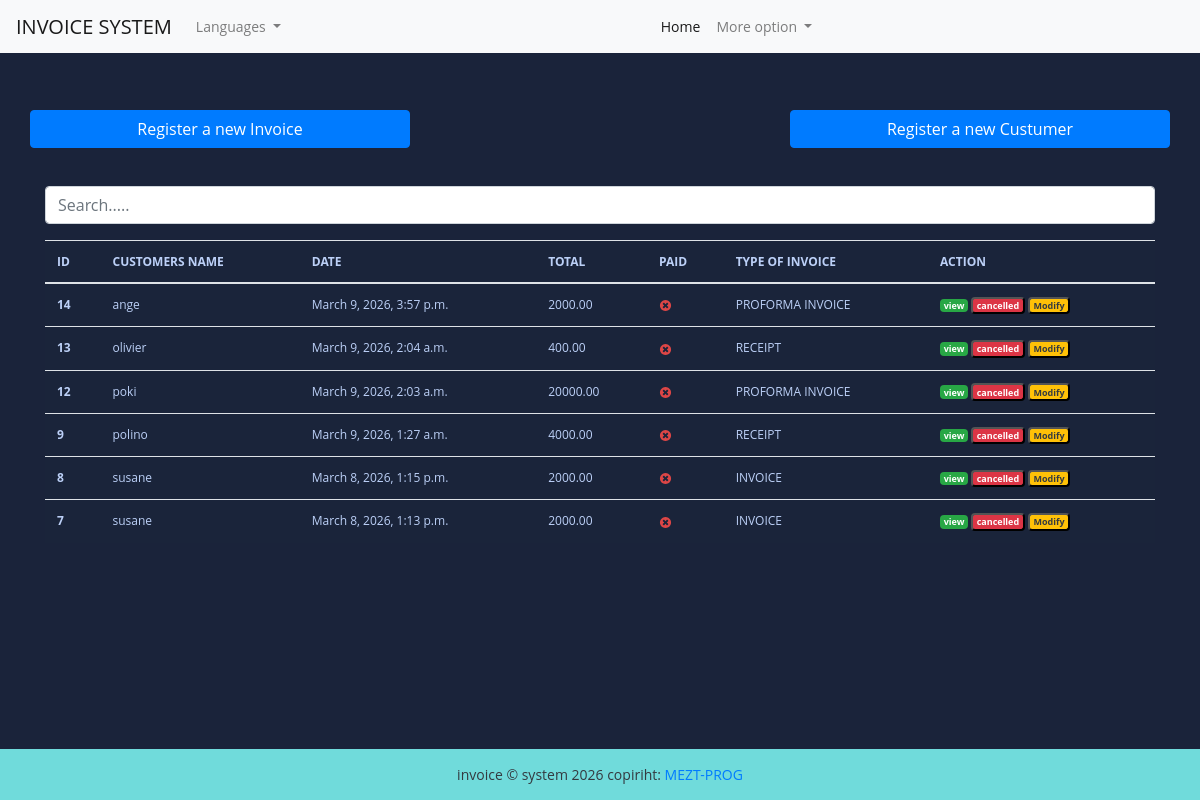
Before: / (signed in) with the older database file.
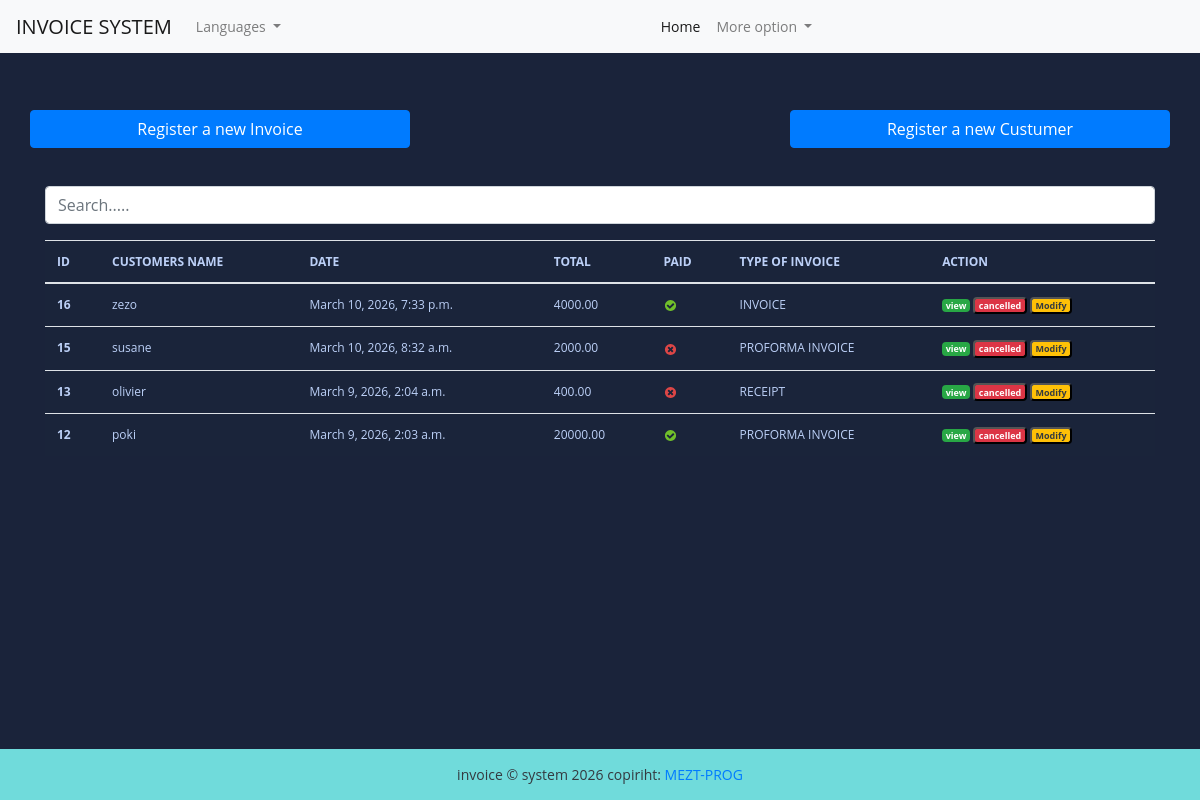
After: the same page with the newer database file.
### fact_app/models.py (models this page shows, shortened)
class Invoice (models.Model):
    INVOICE_TYPE =[
        ('R', 'RECEIPT'),
        ('I', 'INVOICE'),
        ('P', 'PROFORMA INVOICE'),
    ]
    customer = models.ForeignKey(Customer, on_delete=models.PROTECT)
    save_by = models.ForeignKey(User, on_delete=models.PROTECT)
    invoice_date_time = models.DateTimeField(auto_now_add=True)
    total_amount = models.DecimalField(max_digits=100000, decimal_places=3, default= 0)
    last_update_date_time = models.DateTimeField(null=True, blank=True)
    paid = models.BooleanField(default=False)
    is_annuler = models.BooleanField(default=False)
    invoice_type = models.CharField(max_length=1, choices=INVOICE_TYPE)
    comments = models.TextField(blank=True, null=True, max_length=500)
    class Meta:
        verbose_name = "Invoice"
        verbose_name_plural = "Invoices"
    @property
    def get_total_amount(self):
        self.total_amount = sum(article.get_total_price for article in self.articles.all())
        return self.total_amount

class Customer(models.Model):
    SEX_CHOICES = [
        ('M', 'Male'),
        ('F', 'Feminine'),]
    regexEmail = '/^[^\s@]+@[^\s@]+\.[^\s@]+$/'
    regexTelephone = '/^6\d{8}$/'
    name = models.CharField(max_length=100)
    email = models.EmailField()
    phone = models.CharField(max_length=20)
    address = models.CharField(max_length=200)
    sex = models.CharField(max_length=1, choices=SEX_CHOICES)
    age = models.CharField(max_length=12)
    city = models.CharField(max_length=100)
    zipe_code = models.CharField(max_length=18)
    created_date = models.DateTimeField(auto_now_add=True)
    save_by = models.ForeignKey(User, on_delete= models.PROTECT)
    class Meta:
        verbose_name = "Customer"
        verbose_name_plural = "Customers"

class Article(models.Model):
    invoice = models.ForeignKey(Invoice, on_delete=models.CASCADE, related_name='articles')
    product = models.ForeignKey(Product, on_delete=models.PROTECT, related_name='articles')
    quantity = models.PositiveIntegerField(default=1)
    unit_price = models.DecimalField(max_digits=10, decimal_places=2)
    total_price = models.DecimalField(max_digits=10, decimal_places=2)
    class Meta:
        verbose_name = "Article"
        verbose_name_plural = "Articles"
    @property
    def get_total_price(self):
       self.total_price = self.quantity * self.unit_price
       return self.total_price

### fact_app/views.py (the view, shortened to what this page needs)
# urls.py: path('', views.HomeView.as_view(), name='home'),
class HomeView(LoginRequiredSuperuserMixin,View):
    template_name = "index.html"
    def get(self, request, *args, **kwags):
        invoices = Invoice.objects.select_related("customer", "save_by").filter(is_annuler=False).order_by('-invoice_date_time')
        items = pagination(request, invoices)
        context = {"invoices": items}
        return render(request, self.template_name, context)

### fact_app/utils.py (called while the page is built)
def pagination(request, invoices):
        default_page = 1
        page = request.GET.get('page', default_page)
        item_per_page = 10
        paginator = Paginator(invoices,item_per_page)
        try:
            items_page = paginator.page(page)
        except PageNotAnInteger:
            items_page = paginator.page(default_page)
        except EmptyPage:
            items_page = paginator.page(paginator.num_pages)
        return items_page

### templates/index.html (shortened to what this page needs)
{% extends "base.html" %}
{% load static %}
{% load i18n %}
{% block content %}
<br></br>
<div class="row">
   <a href="{% url 'add-invoice' %}" class="btn col-md-4 btn-primary">
      Register a new Invoice
   </a>
   <a href="#" class=" col-md-4 ">
   </a>
   <a href="{% url 'add-customer' %}" class="btn col-md-4 btn-primary">
      Register a new Custumer
   </a>
</div>
<br></br>
<div class="form-group">
   <input id="search" class="form-control" type="text" placeholder="Search.....">
</div>
<div>
   <table class="table table-striped-columns">
      <thead>
         <tr>
            <th scope="col">ID </th>
            <th scope="col">CUSTOMERS NAME</th>
            <th scope="col">DATE</th>
            <th scope="col">TOTAL</th>
            <th scope="col">PAID</th>
            <th scope="col">TYPE OF INVOICE</th>
            <th scope="col">ACTION</th>
         </tr>
      </thead>
      <tbody id="myTable">
         {% if invoices %}
         {% for facture in invoices %}
         <tr>
            <th scope="row">{{ facture.id }}</th>
            <td>{{ facture.customer.name }}</td>
            <td>{{ facture.invoice_date_time }}</td>
            <td>{{ facture.get_total_amount }}</td>
            <td>
               {% if facture.paid %}
               <img src="{% static 'images/icon-yes.svg' %}" alt="true">
               {% else %}
               <img src="{% static 'images/icon-no.svg' %}" alt="false">
               {% endif %}
            </td>
            <td>{{ facture.get_invoice_type_display }}</td>
            <td>
               <a href="{% url 'view-invoice' pk=facture.pk %}" title="Detail" class="badge text-white bg-success">
                  view
               </a>
               <button id="btn-invoice-sup" type="button" data-toggle="modal" data-target="#supprimer"
                  class="badge text-white bg-danger" title="Supprimer" data-id="{{ facture.pk }}"
                  data-customer="{{facture.customer.name}}">
                  cancelled
               </button>
               <button id="btn-invoice-mod" type="button" data-toggle="modal" title="Modifier" data-target="#modifier"
                  data-id="{{facture.pk}}" data-customer="{{facture.customer.name}}"
                  class="badge text-dark bg-warning">Modify
               </button>
            </td>
         </tr>
         {% endfor %}
         {% else %}
         <p class="text-center text-white">No invoice found.</p>
         {% endif %}
      </tbody>
   </table>
</div>
<br><br>
{% endblock %}

Changed rows visible on the page:
no longer on this page (row edited): Invoice: id "14", customer.name "ange", invoice_date_time "March 9, 2026, 3:57 p.m.", get_total_amount "2000.00", paid False (drawn), invoice_type "PROFORMA INVOICE"
no longer on this page (row edited): Invoice: id "9", customer.name "polino", invoice_date_time "March 9, 2026, 1:27 a.m.", get_total_amount "4000.00", paid False (drawn), invoice_type "RECEIPT"
removed Invoice: id "8", customer.name "susane", invoice_date_time "March 8, 2026, 1:15 p.m.", get_total_amount "2000.00", paid False (drawn), invoice_type "INVOICE"
removed Invoice: id "7", customer.name "susane", invoice_date_time "March 8, 2026, 1:13 p.m.", get_total_amount "2000.00", paid False (drawn), invoice_type "INVOICE"
added Invoice: id "16", customer.name "zezo", invoice_date_time "March 10, 2026, 7:33 p.m.", get_total_amount "4000.00", paid True (drawn), invoice_type "INVOICE"
added Invoice: id "15", customer.name "susane", invoice_date_time "March 10, 2026, 8:32 a.m.", get_total_amount "2000.00", paid False (drawn), invoice_type "PROFORMA INVOICE"
changed Invoice "March 9, 2026, 2:03 a.m.": paid: picture added; paid: picture removed
